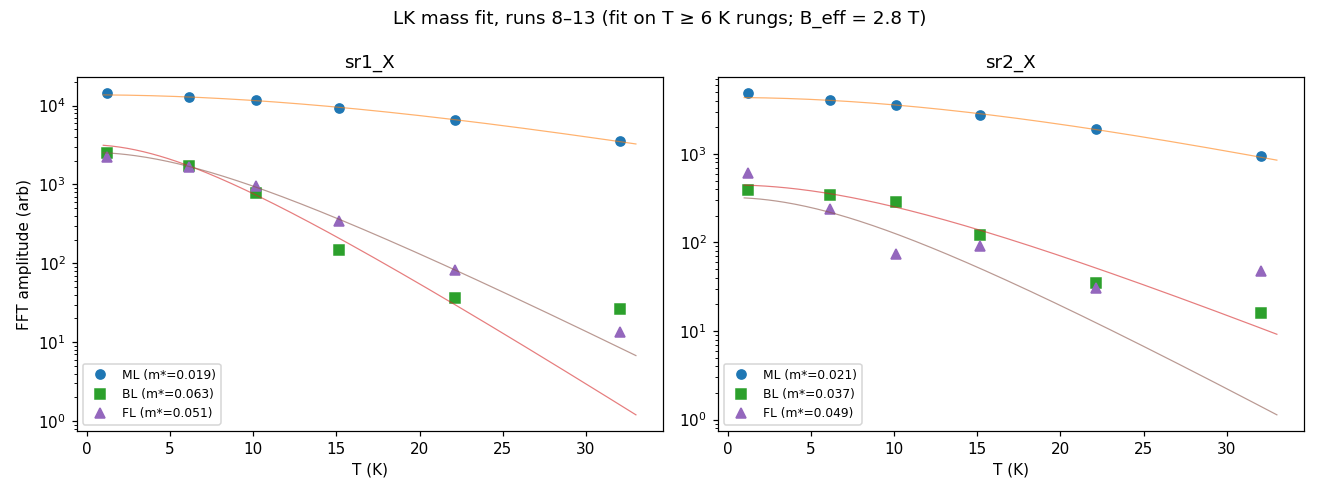

Reproduce this figure in Python.
# LK mass fit — runs 8-13, per branch (ML ~4.3, BL ~28, FL ~32.4), per channel
import matplotlib

matplotlib.use("Agg")
import matplotlib.pyplot as plt
import numpy as np
from scipy.optimize import curve_fit
from hera.analysis import open_run, sdh_fft

RUNS = [8, 9, 10, 11, 12, 13]
B_RANGE = (1.7, 8.0)
B_EFF = 2 / (1 / B_RANGE[0] + 1 / B_RANGE[1])   # 2.80 T (1/B-window harmonic mean)
ALPHA = 14.694                                   # X = ALPHA * (m*/me) * T / B

tones = {"ML": (4.3, 1.5), "BL": (28.0, 2.0), "FL": (32.4, 1.6)}
data = {ch: {k: [] for k in tones} for ch in ("sr1_X", "sr2_X")}
Ts = []
for fid in RUNS:
    r = open_run(f"data/{fid}")
    o = np.argsort(r.col("magnet_field"))
    B = r.col("magnet_field")[o]
    Ts.append(r.col("T_sample").mean())
    for ch in data:
        R = (r.col(ch) / 20e-9)[o]
        f, spec = sdh_fft(R[:, None], B, b_range=B_RANGE, log=False)
        s = spec[0]
        for k, (F0, w) in tones.items():
            m = (f > F0 - w) & (f < F0 + w)
            data[ch][k].append(s[m].max())
Ts = np.array(Ts)

def lk(T, m, A0):
    X = ALPHA * m * T / B_EFF
    return A0 * X / np.sinh(X)

print(f"B_eff = {B_EFF:.2f} T; rungs T = {np.round(Ts,2)}")
print(f"{'ch':6s} {'tone':4s} {'m*/me':>8s} {'±':>7s}  base-point check")
fits = {}
fig, axes = plt.subplots(1, 2, figsize=(12, 4.5), sharey=False)
for ax, ch in zip(axes, data):
    for k, marker in (("ML", "o"), ("BL", "s"), ("FL", "^")):
        A = np.array(data[ch][k])
        # fit rungs >= 6 K (T_e floor ~8 K makes the base rung's effective T ambiguous)
        Tf, Af = Ts[1:], A[1:]
        try:
            p, cov = curve_fit(lk, Tf, Af, p0=[0.05, Af[0] * 2], maxfev=20000)
            m_err = np.sqrt(cov[0, 0])
            # base-point consistency: implied effective T at base from the fit
            fits[(ch, k)] = (p[0], m_err)
            base_pred = lk(Ts[0], *p)
            print(f"{ch:6s} {k:4s} {p[0]:8.4f} {m_err:7.4f}  A(base) obs {A[0]:.3g} vs "
                  f"fit@T_lattice {base_pred:.3g} (ratio {A[0]/base_pred:.2f})")
        except Exception as e:
            print(f"{ch} {k}: fit failed {e}")
            continue
        ax.semilogy(Ts, A, marker, label=f"{k} (m*={p[0]:.3f})")
        Tg = np.linspace(1, 33, 200)
        ax.semilogy(Tg, lk(Tg, *p), "-", lw=0.8, alpha=0.6)
    ax.set_xlabel("T (K)")
    ax.set_title(ch)
    ax.legend(fontsize=8)
axes[0].set_ylabel("FFT amplitude (arb)")
fig.suptitle("LK mass fit, runs 8–13 (fit on T ≥ 6 K rungs; B_eff = 2.8 T)")
fig.tight_layout()
fig.savefig("hera_scratch/lk_fit.png", dpi=110)

# the discriminator: m(FL) vs m(ML)+m(BL)
for ch in data:
    try:
        mml, mbl, mfl = fits[(ch, "ML")][0], fits[(ch, "BL")][0], fits[(ch, "FL")][0]
        print(f"{ch}: m_ML={mml:.4f}, m_BL={mbl:.4f}, sum={mml+mbl:.4f}, m_FL={mfl:.4f} "
              f"-> m_FL/(m_ML+m_BL) = {mfl/(mml+mbl):.2f}")
    except KeyError:
        pass
print("saved lk_fit.png")
